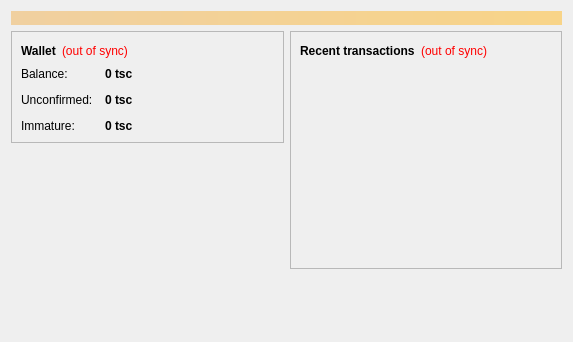
<?xml version="1.0" encoding="UTF-8"?>
<ui version="4.0">
 <class>OverviewPage</class>
 <widget class="QWidget" name="OverviewPage">
  <property name="geometry">
   <rect>
    <x>0</x>
    <y>0</y>
    <width>573</width>
    <height>342</height>
   </rect>
  </property>
  <property name="windowTitle">
   <string>Form</string>
  </property>
  <layout class="QVBoxLayout" name="topLayout">
   <item>
    <widget class="QLabel" name="labelAlerts">
     <property name="visible">
      <bool>false</bool>
     </property>
     <property name="styleSheet">
      <string notr="true">background-color: qlineargradient(x1: 0, y1: 0, x2: 1, y2: 0, stop:0 #F0D0A0, stop:1 #F8D488); color:#000000;</string>
     </property>
     <property name="wordWrap">
      <bool>true</bool>
     </property>
     <property name="margin">
      <number>3</number>
     </property>
    </widget>
   </item>
   <item>
    <layout class="QHBoxLayout" name="horizontalLayout" stretch="1,1">
     <item>
      <layout class="QVBoxLayout" name="verticalLayout_2">
       <item>
        <widget class="QFrame" name="frame">
         <property name="frameShape">
          <enum>QFrame::StyledPanel</enum>
         </property>
         <property name="frameShadow">
          <enum>QFrame::Raised</enum>
         </property>
         <layout class="QVBoxLayout" name="verticalLayout_4">
          <item>
           <layout class="QHBoxLayout" name="horizontalLayout_4">
            <item>
             <widget class="QLabel" name="label_5">
              <property name="font">
               <font>
                <weight>75</weight>
                <bold>true</bold>
               </font>
              </property>
              <property name="text">
               <string>Wallet</string>
              </property>
             </widget>
            </item>
            <item>
             <widget class="QLabel" name="labelWalletStatus">
              <property name="toolTip">
               <string>The displayed information may be out of date. Your wallet automatically synchronizes with the TranservCoin network after a connection is established, but this process has not completed yet.</string>
              </property>
              <property name="styleSheet">
               <string notr="true">QLabel { color: red; }</string>
              </property>
              <property name="text">
               <string notr="true">(out of sync)</string>
              </property>
              <property name="alignment">
               <set>Qt::AlignLeading|Qt::AlignLeft|Qt::AlignVCenter</set>
              </property>
             </widget>
            </item>
            <item>
             <spacer name="horizontalSpacer_2">
              <property name="orientation">
               <enum>Qt::Horizontal</enum>
              </property>
              <property name="sizeHint" stdset="0">
               <size>
                <width>40</width>
                <height>20</height>
               </size>
              </property>
             </spacer>
            </item>
           </layout>
          </item>
          <item>
           <layout class="QFormLayout" name="formLayout_2">
            <property name="fieldGrowthPolicy">
             <enum>QFormLayout::AllNonFixedFieldsGrow</enum>
            </property>
            <property name="horizontalSpacing">
             <number>12</number>
            </property>
            <property name="verticalSpacing">
             <number>12</number>
            </property>
            <item row="0" column="0">
             <widget class="QLabel" name="label">
              <property name="text">
               <string>Balance:</string>
              </property>
             </widget>
            </item>
            <item row="0" column="1">
             <widget class="QLabel" name="labelBalance">
              <property name="font">
               <font>
                <weight>75</weight>
                <bold>true</bold>
               </font>
              </property>
              <property name="cursor">
               <cursorShape>IBeamCursor</cursorShape>
              </property>
              <property name="toolTip">
               <string>Your current balance</string>
              </property>
              <property name="text">
               <string notr="true">0 tsc</string>
              </property>
              <property name="textInteractionFlags">
               <set>Qt::LinksAccessibleByMouse|Qt::TextSelectableByKeyboard|Qt::TextSelectableByMouse</set>
              </property>
             </widget>
            </item>
            <item row="1" column="0">
             <widget class="QLabel" name="label_3">
              <property name="text">
               <string>Unconfirmed:</string>
              </property>
             </widget>
            </item>
            <item row="1" column="1">
             <widget class="QLabel" name="labelUnconfirmed">
              <property name="font">
               <font>
                <weight>75</weight>
                <bold>true</bold>
               </font>
              </property>
              <property name="cursor">
               <cursorShape>IBeamCursor</cursorShape>
              </property>
              <property name="toolTip">
               <string>Total of transactions that have yet to be confirmed, and do not yet count toward the current balance</string>
              </property>
              <property name="text">
               <string notr="true">0 tsc</string>
              </property>
              <property name="textInteractionFlags">
               <set>Qt::LinksAccessibleByMouse|Qt::TextSelectableByKeyboard|Qt::TextSelectableByMouse</set>
              </property>
             </widget>
            </item>
            <item row="2" column="0">
             <widget class="QLabel" name="labelImmatureText">
              <property name="text">
               <string>Immature:</string>
              </property>
             </widget>
            </item>
            <item row="2" column="1">
             <widget class="QLabel" name="labelImmature">
              <property name="font">
               <font>
                <weight>75</weight>
                <bold>true</bold>
               </font>
              </property>
              <property name="toolTip">
               <string>Mined balance that has not yet matured</string>
              </property>
              <property name="text">
               <string notr="true">0 tsc</string>
              </property>
              <property name="textInteractionFlags">
               <set>Qt::LinksAccessibleByMouse|Qt::TextSelectableByKeyboard|Qt::TextSelectableByMouse</set>
              </property>
             </widget>
            </item>
           </layout>
          </item>
         </layout>
        </widget>
       </item>
       <item>
        <spacer name="verticalSpacer">
         <property name="orientation">
          <enum>Qt::Vertical</enum>
         </property>
         <property name="sizeHint" stdset="0">
          <size>
           <width>20</width>
           <height>40</height>
          </size>
         </property>
        </spacer>
       </item>
      </layout>
     </item>
     <item>
      <layout class="QVBoxLayout" name="verticalLayout_3">
       <item>
        <widget class="QFrame" name="frame_2">
         <property name="frameShape">
          <enum>QFrame::StyledPanel</enum>
         </property>
         <property name="frameShadow">
          <enum>QFrame::Raised</enum>
         </property>
         <layout class="QVBoxLayout" name="verticalLayout">
          <item>
           <layout class="QHBoxLayout" name="horizontalLayout_2">
            <item>
             <widget class="QLabel" name="label_4">
              <property name="text">
               <string>&lt;b&gt;Recent transactions&lt;/b&gt;</string>
              </property>
             </widget>
            </item>
            <item>
             <widget class="QLabel" name="labelTransactionsStatus">
              <property name="toolTip">
               <string>The displayed information may be out of date. Your wallet automatically synchronizes with the TranservCoin network after a connection is established, but this process has not completed yet.</string>
              </property>
              <property name="styleSheet">
               <string notr="true">QLabel { color: red; }</string>
              </property>
              <property name="text">
               <string notr="true">(out of sync)</string>
              </property>
              <property name="alignment">
               <set>Qt::AlignRight|Qt::AlignTrailing|Qt::AlignVCenter</set>
              </property>
             </widget>
            </item>
            <item>
             <spacer name="horizontalSpacer">
              <property name="orientation">
               <enum>Qt::Horizontal</enum>
              </property>
              <property name="sizeHint" stdset="0">
               <size>
                <width>40</width>
                <height>20</height>
               </size>
              </property>
             </spacer>
            </item>
           </layout>
          </item>
          <item>
           <widget class="QListView" name="listTransactions">
            <property name="styleSheet">
             <string notr="true">QListView { background: transparent; }</string>
            </property>
            <property name="frameShape">
             <enum>QFrame::NoFrame</enum>
            </property>
            <property name="verticalScrollBarPolicy">
             <enum>Qt::ScrollBarAlwaysOff</enum>
            </property>
            <property name="horizontalScrollBarPolicy">
             <enum>Qt::ScrollBarAlwaysOff</enum>
            </property>
            <property name="selectionMode">
             <enum>QAbstractItemView::NoSelection</enum>
            </property>
           </widget>
          </item>
         </layout>
        </widget>
       </item>
       <item>
        <spacer name="verticalSpacer_2">
         <property name="orientation">
          <enum>Qt::Vertical</enum>
         </property>
         <property name="sizeHint" stdset="0">
          <size>
           <width>20</width>
           <height>40</height>
          </size>
         </property>
        </spacer>
       </item>
      </layout>
     </item>
    </layout>
   </item>
  </layout>
 </widget>
 <resources/>
 <connections/>
</ui>
